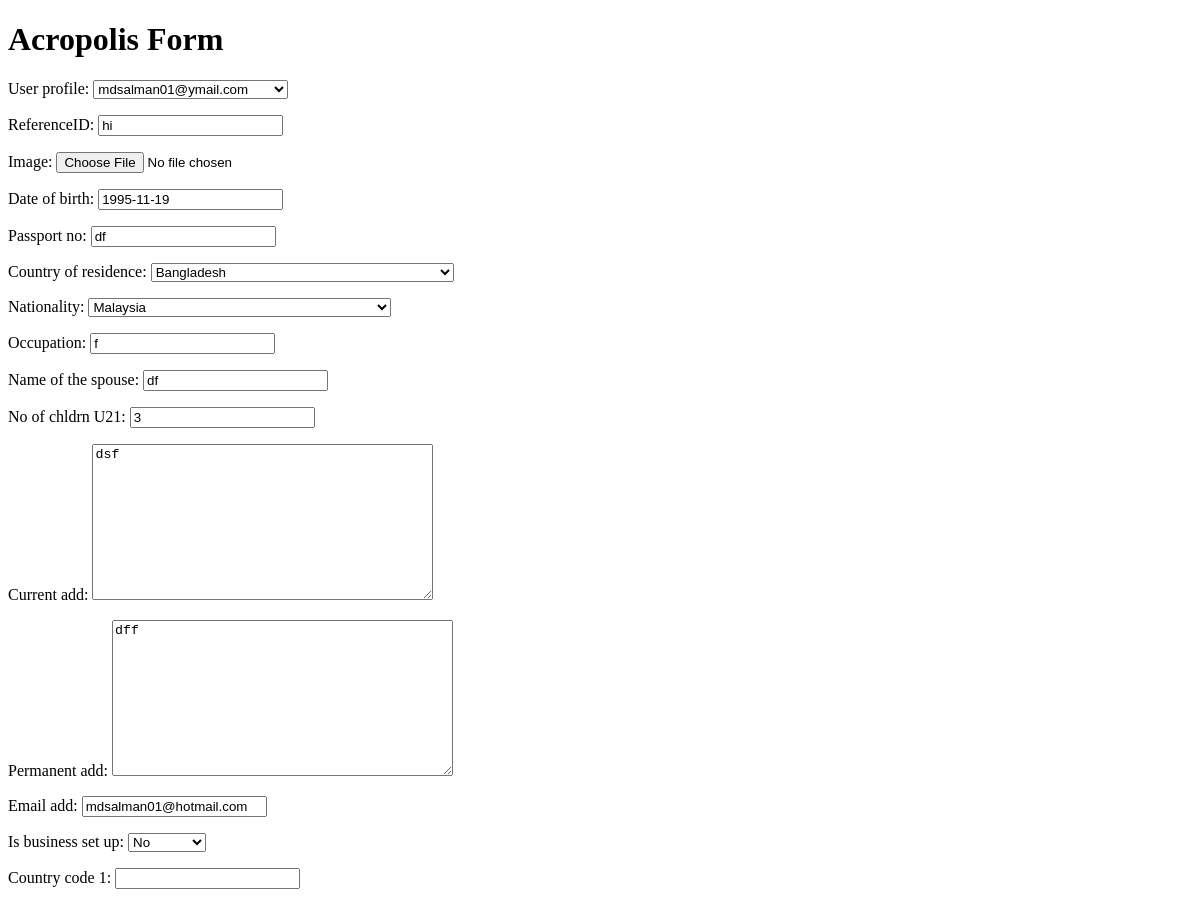
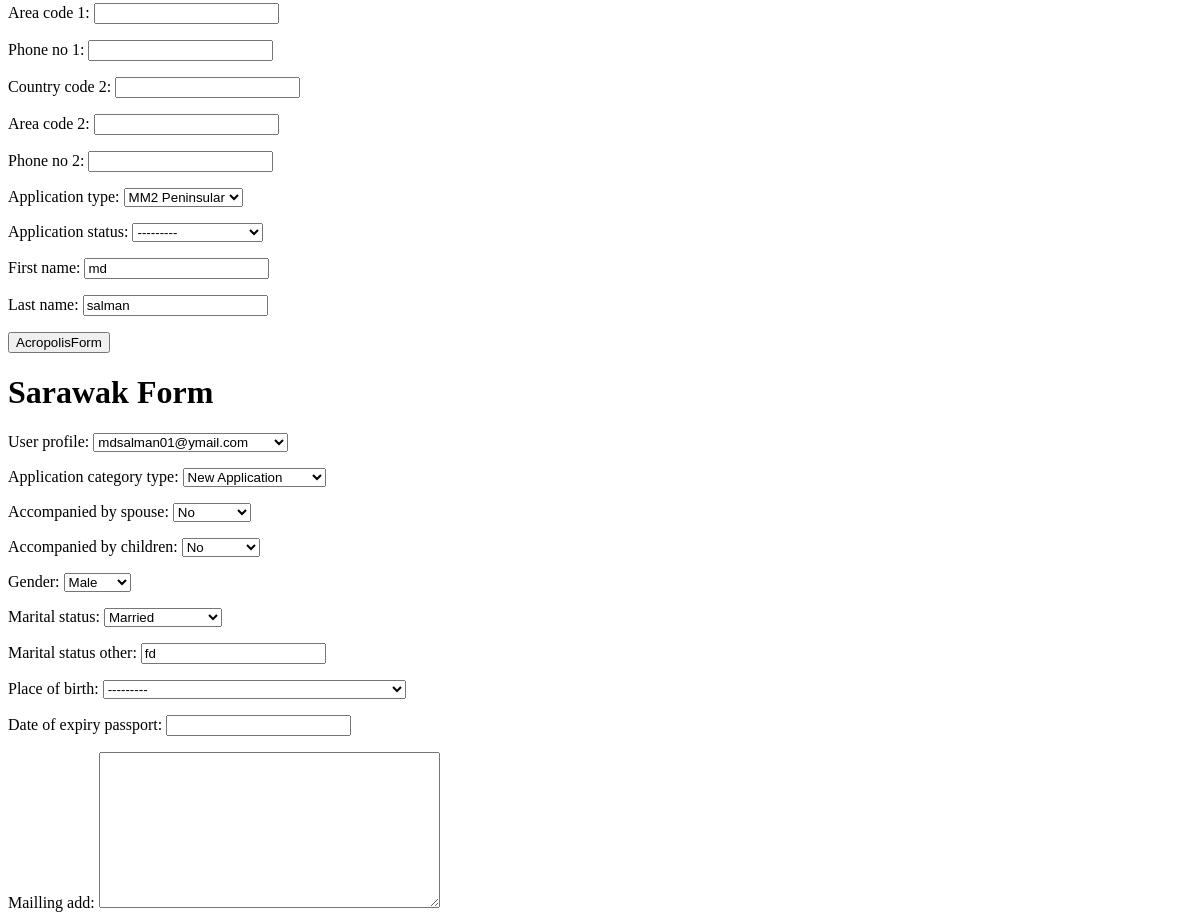
Page /superAdmin/client/2 (upper part) on the earlier database version (2 pictures, top to bottom).
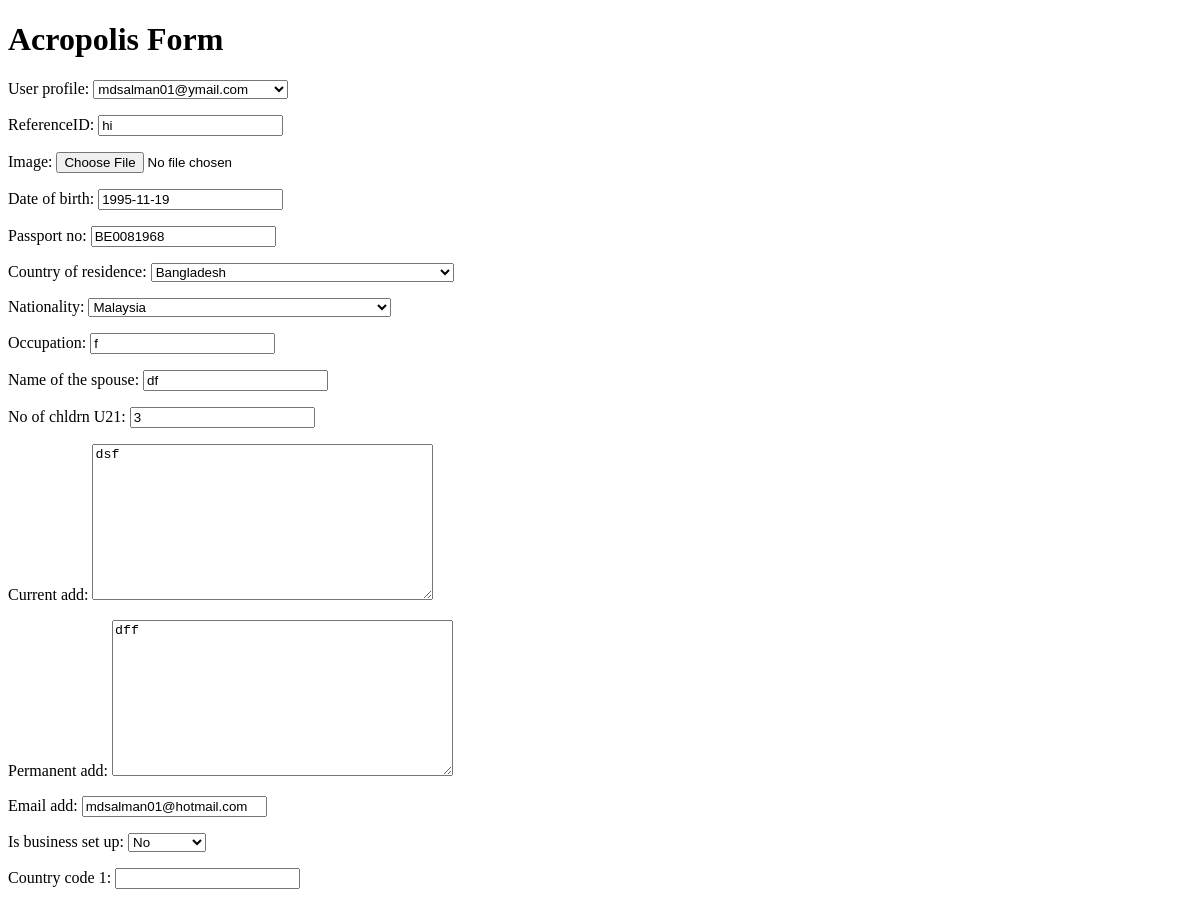
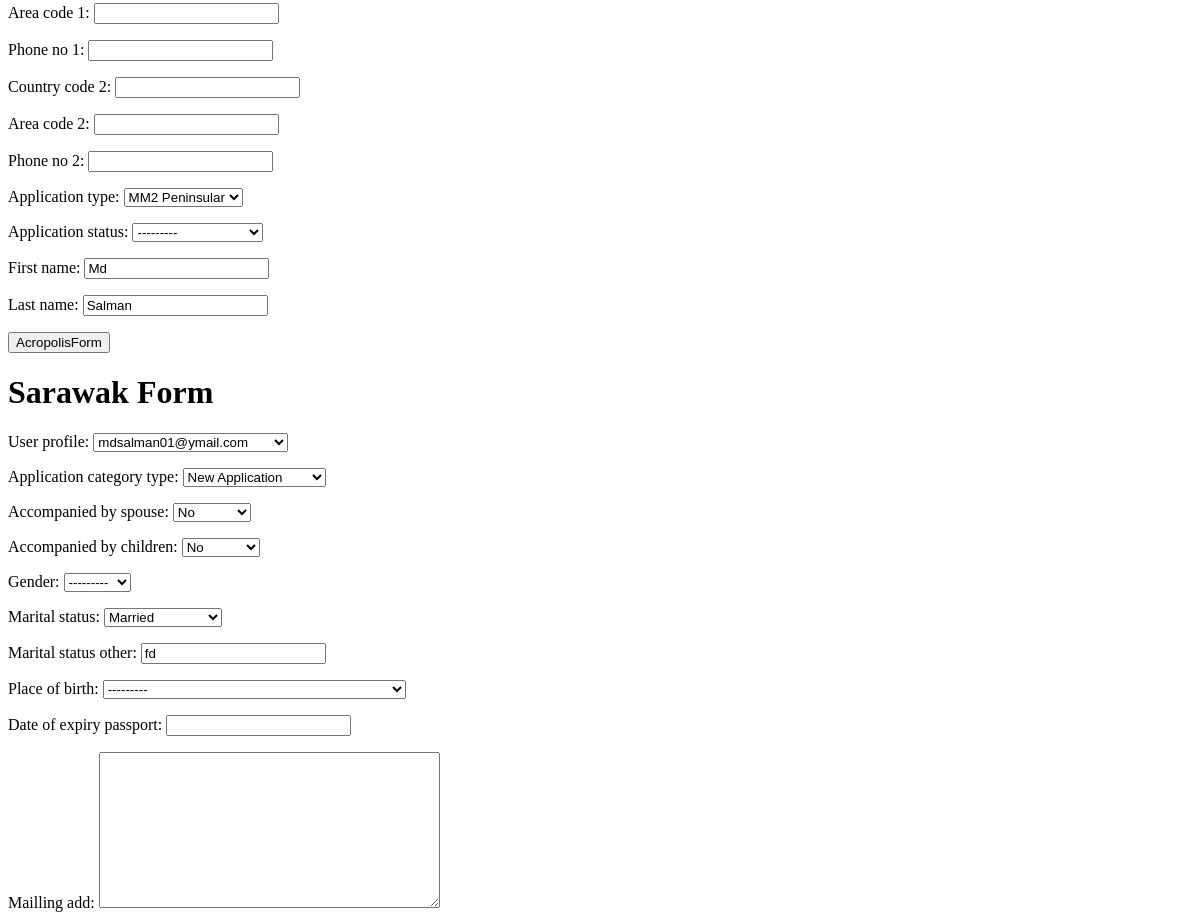
Same page on the later database version (2 pictures, top to bottom).
### userProfileApp/models.py (models this page shows, shortened)
class AcropolisModel(models.Model):
    _application_type_list = (
            ('mm2h_peninsular', 'MM2 Peninsular'),
            ('mm2h_sarawak', 'MM2H Sarawak'),
            )
    _application_status_list = (('single_application', 'Single Application'),
                                ('family_application', 'Family Application'))
    user_profile = models.OneToOneField(settings.AUTH_USER_MODEL, null=True, on_delete=models.SET_NULL)
    referenceID = models.CharField(max_length=50, null=True, blank=True)
    image = models.FileField(upload_to='ProfilePics/', null=True, blank=True)
    date_of_birth = models.DateField(null=True, blank=True)
    passport_no = models.CharField(max_length=50, null=True,blank=True)
    country_of_residence = models.CharField(max_length=50, null=True, blank=True, choices=all_countries())
    nationality = models.CharField(max_length=100, null=True, blank=True, choices=all_countries())
    occupation = models.CharField(max_length=100, null=True, blank=True)
    name_of_the_spouse = models.CharField(max_length=100, null=True, blank=True)
    no_of_chldrn_U21 = models.IntegerField(null=True, blank=True)
    current_add = models.TextField(max_length=1000, null=True, blank=True)
    permanent_add = models.TextField(max_length=1000, null=True,blank=True)
    email_add = models.EmailField(null=True, blank=True)
    is_business_set_up = models.BooleanField(default=False, null=True,blank=True)
    country_code_1= models.CharField(max_length=50, null=True,blank=True)
    area_code_1= models.CharField(max_length=50, null=True,blank=True)
    phone_no_1 = models.CharField(max_length=50, null=True,blank=True)
    country_code_2 = models.CharField(max_length=50, null=True, blank=True)
    area_code_2 = models.CharField(max_length=50, null=True, blank=True)
    phone_no_2 = models.CharField(max_length=50, null=True, blank=True)
    application_type = models.CharField(max_length=50, null=True, blank=True, choices=_application_type_list)
    application_status = models.CharField(max_length=50, null=True, blank=True, choices=_application_status_list)

class SarawakModel(models.Model):
    _application_category_type_list = (('new_application',
                                        'New Application'), ('renewal_application', 'Renewal Application'))
    _gender_list = (('male', 'Male'), ('female', 'Female'))
    _marital_status_list = (('single', 'Single'), ('married', 'Married'),
                            ('divorced', 'Divorced'), ('widow/widower', 'Widow/Widower'),
                            ('other', 'Other'))
    user_profile = models.OneToOneField(settings.AUTH_USER_MODEL, null=True, on_delete=models.SET_NULL)
    application_category_type = models.CharField(max_length=50, null=True, blank=True,
                                                 choices=_application_category_type_list)
    accompanied_by_spouse = models.BooleanField(default=False, null=True,blank=True)
    accompanied_by_children = models.BooleanField(default=False, null=True, blank=True)
    gender = models.CharField(max_length=20, null=True, blank=True, choices=_gender_list)
    marital_status = models.CharField(max_length=50, null=True, blank=True, choices=_marital_status_list)
    marital_status_other = models.CharField(max_length=100, null=True, blank=True)
    place_of_birth = models.CharField(max_length=100, null=True, blank=True, choices=all_countries())
    date_of_expiry_passport = models.DateField(null=True, blank=True)
    mailling_add = models.TextField(max_length=1000, null=True, blank=True)
    add_in_malaysia = models.TextField(max_length=1000, null=True, blank=True)
    current_employment = models.CharField(max_length=100, null=True, blank=True)
    current_organization = models.CharField(max_length=100, null=True, blank=True)
    current_organization_add = models.TextField(max_length=1000, null=True, blank=True)
    income_per_annum = models.IntegerField(null=True, blank=True)
    last_employment = models.CharField(max_length=100, null=True, blank=True)
    last_employer = models.CharField(max_length=100, null=True, blank=True)
    last_employer_add = models.CharField(max_length=100, null=True, blank=True)
    pension_recieved_perannum = models.IntegerField(null=True, blank=True)
    position1 = models.CharField(max_length=100, null=True, blank=True)
    organization1 = models.CharField(max_length=100, null=True, blank=True)
    working_year_start1 = models.DateField(null=True, blank=True)
    working_year_end1 = models.DateField(null=True, blank=True)
    position2 = models.CharField(max_length=100, null=True, blank=True)
    organization2 = models.CharField(max_length=100, null=True, blank=True)
    working_year_start2 = models.DateField(null=True, blank=True)
    working_year_end2 = models.DateField(null=True, blank=True)
    position3 = models.CharField(max_length=100, null=True, blank=True)
    organization3 = models.CharField(max_length=100, null=True, blank=True)
    working_year_start3 = models.DateField(null=True, blank=True)
    working_year_end3 = models.DateField(null=True, blank=True)
    position4 = models.CharField(max_length=100, null=True, blank=True)
    organization4 = models.CharField(max_length=100, null=True, blank=True)
    working_year_start4 = models.DateField(null=True, blank=True)
    working_year_end4 = models.DateField(null=True, blank=True)
    position5 = models.CharField(max_length=100, null=True, blank=True)
    organization5 = models.CharField(max_length=100, null=True, blank=True)
    working_year_start5 = models.DateField(null=True, blank=True)
    working_year_end5 = models.DateField(null=True, blank=True)

### coreApp/models.py (models this page shows, shortened)
class User(AbstractUser):
    _client_status_list = (
            ('subscriber', 'Subscriber'),
            ('qualified', 'Qualified'),
            ('qual-lead', 'Qual-Lead'),
            ('lead', 'Lead'),
            ('applied', 'Applied'),
            ('approved', 'Approved'),
            ('rejected', 'Rejected'),
            ('drop_out', 'Drop Out'),
            ('un_subscribed', 'Un-subscribed')
        )
    username = models.CharField(max_length=150, unique=False, null=True, blank=True)
    email = models.EmailField(unique=True, null=False)
    profile_pic = models.FileField(upload_to='user_profile_pic', null=True, blank=True)
    client_status = models.CharField(max_length=50, null=True, blank=True, choices=_client_status_list)
    is_staff = models.BooleanField(
        _('staff status'),
        default=False,
        help_text=_('Designates whether the user can log into this site.'),
    )
    is_active = models.BooleanField(
        _('active'),
        default=True,
        help_text=_(
            'Designates whether this user should be treated as active. '
            'Unselect this instead of deleting accounts.'
        ),
    )
    USERNAME_FIELD = 'email'
    REQUIRED_FIELDS = []
    objects = MyUserManager()
    def __str__(self):
        return self.email

### superAdmin/views.py (the view, shortened to what this page needs)
# urls.py: path('client/<int:client_id>', views.client, name='client'),
def client(request, client_id):
    client = get_object_or_404(User, id=client_id)
    acropolis_form = AcropolisForm(instance=client.acropolismodel)
    sarawak_form = SarawakForm(instance=client.sarawakmodel)
    visa_form = VisaForm(instance=client.visamodel)
    context = {
        'user': client,
        'acropolis_form': acropolis_form,
        'sarawak_form': sarawak_form,
        'visa_form' : visa_form
    }
    return render(request, 'superAdmin/clientProfile.html', context)

### userProfileApp/forms.py (shortened to what this page needs)
class AcropolisForm(ModelForm):
    first_name = forms.CharField(widget=forms.TextInput(), max_length=100, required=False)
    last_name = forms.CharField(widget=forms.TextInput(), max_length=100, required=False)
    class Meta:
        model = AcropolisModel
        fields = '__all__'
    def __init__(self, *args, **kwargs):
        super(AcropolisForm, self).__init__(*args, **kwargs)
        self.instance = kwargs['instance']
        self.fields['first_name'].initial = self.instance.user_profile.first_name
        self.fields['last_name'].initial = self.instance.user_profile.last_name

class SarawakForm(ModelForm):
    class Meta:
        model = SarawakModel
        fields = '__all__'

### coreApp/custom_utils.py (called while the page is built)
	def process_request(self, request):
		GetCurrentUserMiddleWare.thread_local.current_user = request.user

### superAdmin/templates/superAdmin/clientProfile.html (shortened to what this page needs)
<!DOCTYPE html>
<html lang="en">
<head>
</head>
<body>
    <form action="{% url 'superAdmin:client' user.id %}" method="post">
        <h1>Acropolis Form</h1>
        <form action="{% url 'superAdmin:client' user.id %}" method="post">
            {{ acropolis_form.as_p }}
            <input type="submit" name="submit" value="AcropolisForm">
        </form>
        <h1>Sarawak Form</h1>
        <form action="{% url 'superAdmin:client' user.id %}" method="post">
            {{ sarawak_form.as_p }}
        </form>
    </form>
</body>
</html>

Differences in the rows shown:
changed AcropolisModel "hi": passport_no "df" → "BE0081968"
changed User: first_name "md" → "Md"; last_name "salman" → "Salman"
changed SarawakModel "mdsalman01@ymail.com": gender "Male" → "---------"
